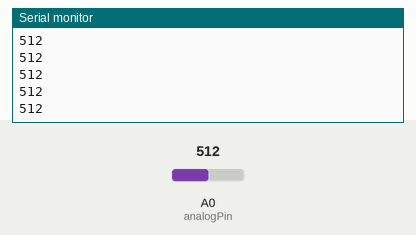
This sketch was run on a simulated Arduino Uno, built with avr-gcc and run on an emulated ATmega328P. Shown: the last lines printed to the serial monitor. The inputs (shaded band) are chosen by the test bench; at power-on: A0 (analogPin) = 512.

Above: at 1.2 s.
1.3 s: A0 (analogPin) set to 716
At 1.31 s:
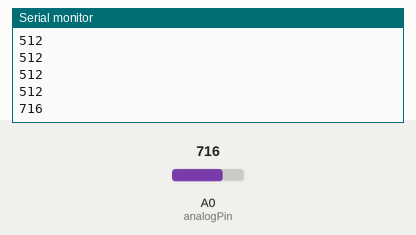
2.8 s: A0 (analogPin) set to 900
At 2.81 s:
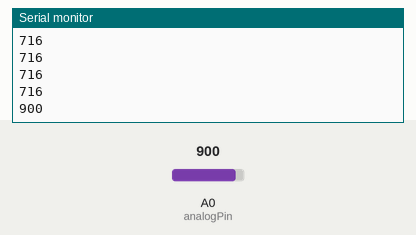
Timing chart, 0 to 5.8 s (numbered marks = the images above; inputs shaded):
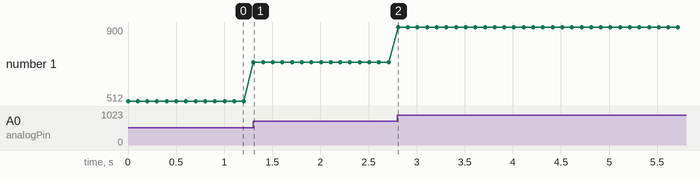

Measured:
- after the input at 1.3 s, the serial monitor: prints a new line at once (image 1)
- after the input at 2.8 s, the serial monitor: prints a new line at once (image 2)
- plotted number 1: 512 → 716 after the input at 1.3 s, 716 → 900 after the input at 2.8 s

The sketch:

light_sensor.ino
```cpp
int analogPin = A0;

void setup() {
  Serial.begin(9600);  //씨리얼남바 주파수 맞추기
}

void loop() {
  int analogValue = analogRead(analogPin);  //밸류값은 A0값 읽어서 저장한 거.
  Serial.println(analogValue);  //주파수 맞출테니 A0입력값을 화면에 출력해봐라.
  delay(100);
}
```
